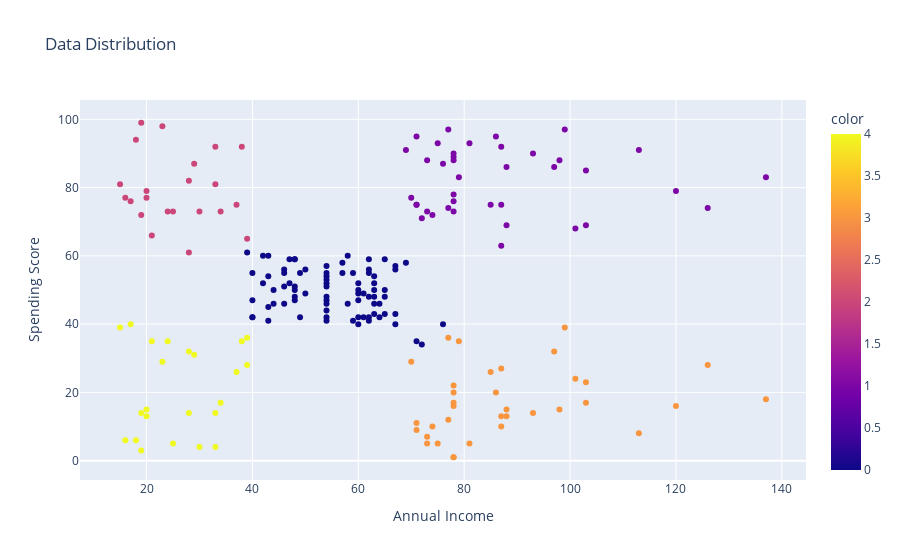

The code cell stored with this chart in its notebook:
### Code cell
fig = px.scatter(x=data[:,0],y=data[:,1],title = 'Data Distribution',color=df['Clusters'])
fig.update_layout(
    xaxis_title = 'Annual Income',
    yaxis_title = 'Spending Score'
)
iplot(fig)

### Figure 1 — Plotly figure (JSON) as saved in the notebook; plotly's stock layout.template omitted (floating-point values rounded to 4 significant figures; data arrays with more than 128 entries replaced by an {"elided": "..."} marker saying what was removed)
{"data": [{"hovertemplate": "x=%{x}<br>y=%{y}<br>color=%{marker.color}<extra></extra>", "legendgroup": "", "marker": {"color": {"elided": "200 int values"}, "coloraxis": "coloraxis", "symbol": "circle"}, "mode": "markers", "name": "", "orientation": "v", "showlegend": false, "type": "scatter", "x": {"elided": "200 int values"}, "xaxis": "x", "y": {"elided": "200 int values"}, "yaxis": "y"}], "layout": {"autosize": true, "coloraxis": {"colorbar": {"title": {"text": "color"}}, "colorscale": [[0, "#0d0887"], [0.1111, "#46039f"], [0.2222, "#7201a8"], [0.3333, "#9c179e"], [0.4444, "#bd3786"], [0.5556, "#d8576b"], [0.6667, "#ed7953"], [0.7778, "#fb9f3a"], [0.8889, "#fdca26"], [1, "#f0f921"]]}, "legend": {"tracegroupgap": 0}, "title": {"text": "Data Distribution"}, "xaxis": {"anchor": "y", "autorange": true, "domain": [0, 1], "range": [7.615, 144.4], "title": {"text": "Annual Income"}, "type": "linear"}, "yaxis": {"anchor": "x", "autorange": true, "domain": [0, 1], "range": [-7.087, 107.1], "title": {"text": "Spending Score"}, "type": "linear"}}}
